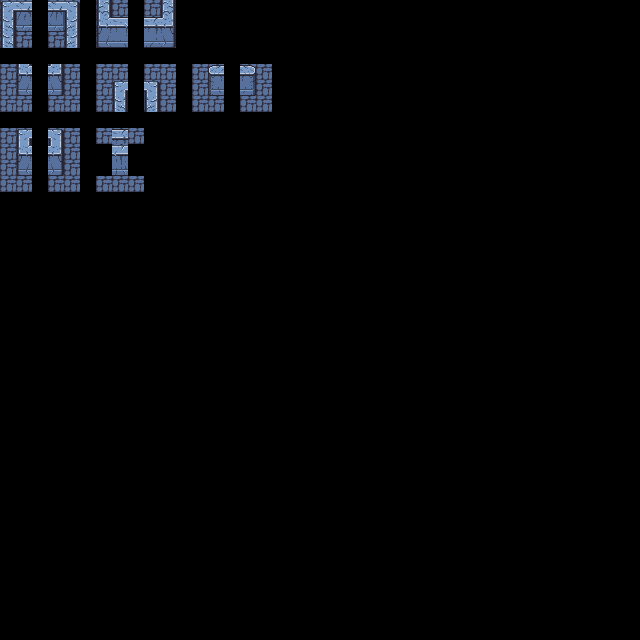

A level layout from a 2D game, rendered from its tile map. Below: a short description, then the map file with tile-grid data replaced by summaries:
An orthogonal 40x40 tile map with 16x16 px tiles, 4 tile layers (regions, input_set, output_floor, output_wall), 3 tilesets.

<map version="1.4" tiledversion="1.4.2" orientation="orthogonal" renderorder="left-down" width="40" height="40" tilewidth="16" tileheight="16" infinite="0" nextlayerid="5" nextobjectid="1">
 <properties>
  <property name="NoOverlappingRules" type="bool" value="false" />
 </properties>
 <tileset firstgid="1" source="wall.tsx" />
 <tileset firstgid="776" source="floor.tsx" />
 <tileset firstgid="1737" source="rule.tsx" />
 <layer id="2" name="regions" width="40" height="40" offsetx="0" offsety="-160">
  <data>[1600 cells, 84 non-empty, 1 distinct tile ids]</data>
 </layer>
 <layer id="1" name="input_set" width="40" height="40" offsetx="0" offsety="-160">
  <properties>
   <property name="StrictEmpty" type="bool" value="true" />
  </properties>
  <data>[1600 cells, 46 non-empty, 12 distinct tile ids]</data>
 </layer>
 <layer id="3" name="output_floor" width="40" height="40" offsetx="0" offsety="-160">
  <data>[1600 cells, 84 non-empty, 5 distinct tile ids]</data>
 </layer>
 <layer id="4" name="output_wall" width="40" height="40" offsetx="0" offsety="-160">
  <data>[1600 cells, 45 non-empty, 30 distinct tile ids]</data>
 </layer>
</map>